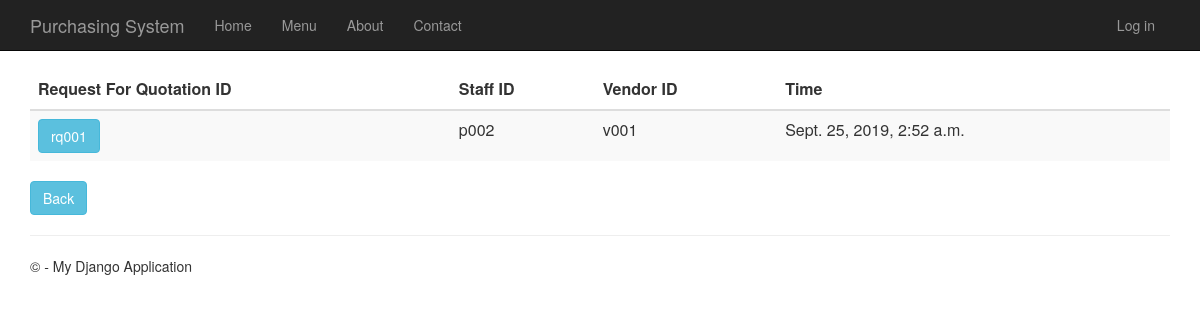
Page /requestforquotationhistory on the committed database.
### RequestForQuotation/models.py (models this page shows, shortened)
class RequestForQuotation(models.Model):
    request_for_quotation_id = models.CharField(primary_key=True, max_length=10)
    time_created = models.DateTimeField()
    description = models.TextField(null=True,default=None, blank=True)
    total_price = models.DecimalField(max_digits=10, decimal_places=2, default=Decimal('0.00'))
    person_id = models.ForeignKey(Person, on_delete = models.CASCADE)
    vendor_id = models.ForeignKey(Vendor, on_delete = models.CASCADE)
    purchase_requisition_id = models.ForeignKey(PurchaseRequisition, on_delete = models.CASCADE)

### app/models.py (models this page shows, shortened)
class Person(models.Model):
    user_id = models.OneToOneField(User)
    person_id = models.CharField(primary_key=True, max_length=10)
    person_name = models.TextField()
    person_address = models.TextField()
    person_phone_number = models.TextField()
    person_role = models.TextField(default = 'MANAGER')

class Vendor(models.Model):
    vendor_id = models.CharField(primary_key=True, max_length=10)
    vendor_name = models.TextField()
    vendor_phone_number = models.TextField()
    vendor_address = models.TextField()
    vendor_email = models.TextField()
    def __str__(self):
        return str(self.vendor_id)

### RequestForQuotation/views.py (the view)
# urls.py: url(r'^requestforquotationhistory', RequestForQuotation.views.requestforquotationhistory, name="request_of_quotation_history"),
def requestforquotationhistory(request):
    request_for_quotations = RequestForQuotation.objects.all()
    context = {
            'title':'Request For Quotation History',
            'rows':request_for_quotations
        }
    return render(request,'RequestForQuotation/requestforquotationhistory.html',context)

### RequestForQuotation/templates/RequestForQuotation/requestforquotationhistory.html
﻿{% extends "app/layout.html" %}
{% block content %}
<div class="purchaseorderhistory margintop">
    <form action="requestofquotationhistorydetails" method="GET">
        <table class="table table-striped margintop">
          <thead>
            <tr>
              <th scope="col">Request For Quotation ID</th>
              <th scope="col">Staff ID</th>
              <th scope="col">Vendor ID</th>
              <th scope="col">Time</th>
            </tr>
          </thead>
          <tbody>
              {% for r in rows %}
            <tr>
                 <td><button type="submit" name="roq_id" value="{{r.request_for_quotation_id}}" class="btn btn-info" >{{r.request_for_quotation_id}}</button></td>
                 <td>{{r.person_id.person_id}}</td>
                 <td>{{r.vendor_id}}</td>
                 <td>{{r.time_created}}</td>
            </tr>
              {% endfor %}
          </tbody>
        </table>
    </form>
       <form action="menu">
        <div class="margintop">
            <button type="submit" class="btn btn-info" >Back</button>
        </div>
    </form>
</div>
{% endblock %}

### app/static/app/content/site.css (style rules this page uses)
body { padding-top: 50px; padding-bottom: 20px; }

### rows in the picture
RequestForQuotation: request_for_quotation_id "rq001", person_id.person_id "p002", vendor_id "v001", time_created "Sept. 25, 2019, 2:52 a.m."
